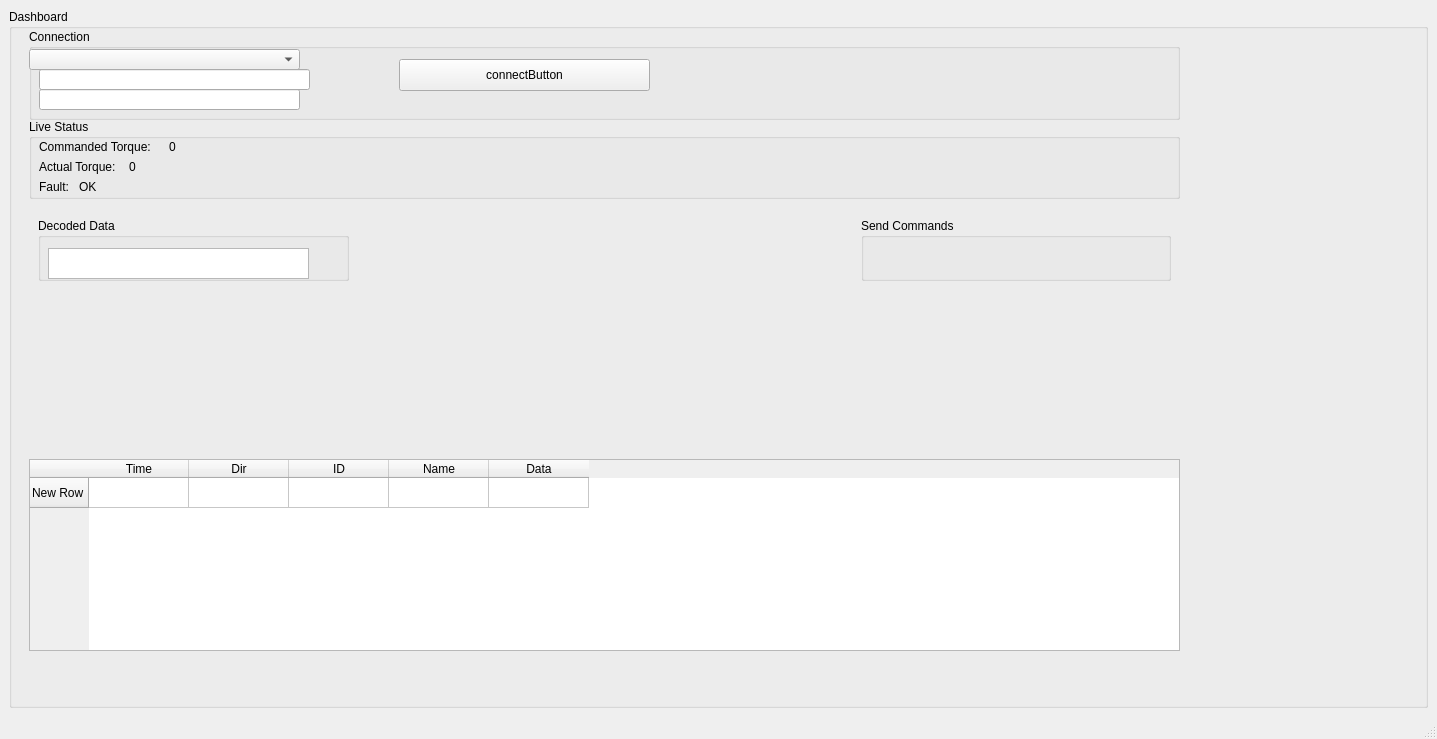
<?xml version="1.0" encoding="UTF-8"?>
<ui version="4.0">
 <class>MainWindow</class>
 <widget class="QMainWindow" name="MainWindow">
  <property name="geometry">
   <rect>
    <x>0</x>
    <y>0</y>
    <width>1437</width>
    <height>739</height>
   </rect>
  </property>
  <property name="windowTitle">
   <string>MainWindow</string>
  </property>
  <widget class="QWidget" name="centralwidget">
   <layout class="QVBoxLayout" name="verticalLayout_2">
    <item>
     <layout class="QVBoxLayout" name="verticalLayout">
      <item>
       <widget class="QGroupBox" name="groupbox">
        <property name="title">
         <string>Dashboard</string>
        </property>
        <widget class="QWidget" name="layoutWidget">
         <property name="geometry">
          <rect>
           <x>20</x>
           <y>200</y>
           <width>1151</width>
           <height>81</height>
          </rect>
         </property>
         <layout class="QHBoxLayout" name="horizontalLayout">
          <property name="leftMargin">
           <number>9</number>
          </property>
          <property name="topMargin">
           <number>9</number>
          </property>
          <property name="rightMargin">
           <number>9</number>
          </property>
          <property name="bottomMargin">
           <number>9</number>
          </property>
          <item>
           <widget class="QGroupBox" name="groupBox_3">
            <property name="minimumSize">
             <size>
              <width>250</width>
              <height>0</height>
             </size>
            </property>
            <property name="title">
             <string>Decoded Data</string>
            </property>
            <widget class="QTextEdit" name="detailsText">
             <property name="geometry">
              <rect>
               <x>10</x>
               <y>30</y>
               <width>261</width>
               <height>31</height>
              </rect>
             </property>
             <property name="styleSheet">
              <string notr="true"/>
             </property>
            </widget>
           </widget>
          </item>
          <item>
           <widget class="QWidget" name="graphWidget" native="true">
            <property name="minimumSize">
             <size>
              <width>500</width>
              <height>250</height>
             </size>
            </property>
            <widget class="QWidget" name="graphWidget_2" native="true">
             <property name="geometry">
              <rect>
               <x>30</x>
               <y>10</y>
               <width>371</width>
               <height>41</height>
              </rect>
             </property>
            </widget>
           </widget>
          </item>
          <item>
           <widget class="QGroupBox" name="groupBox_2">
            <property name="minimumSize">
             <size>
              <width>250</width>
              <height>0</height>
             </size>
            </property>
            <property name="title">
             <string>Send Commands</string>
            </property>
           </widget>
          </item>
         </layout>
         <zorder>groupBox_3</zorder>
         <zorder>groupBox_2</zorder>
         <zorder>graphWidget</zorder>
        </widget>
        <widget class="QGroupBox" name="groupBox">
         <property name="geometry">
          <rect>
           <x>20</x>
           <y>20</y>
           <width>1151</width>
           <height>91</height>
          </rect>
         </property>
         <property name="title">
          <string>Connection</string>
         </property>
         <widget class="QComboBox" name="backendComboBox">
          <property name="geometry">
           <rect>
            <x>0</x>
            <y>20</y>
            <width>271</width>
            <height>21</height>
           </rect>
          </property>
         </widget>
         <widget class="QLineEdit" name="channelInput">
          <property name="geometry">
           <rect>
            <x>10</x>
            <y>40</y>
            <width>271</width>
            <height>21</height>
           </rect>
          </property>
         </widget>
         <widget class="QLineEdit" name="lineEdit">
          <property name="geometry">
           <rect>
            <x>10</x>
            <y>60</y>
            <width>261</width>
            <height>21</height>
           </rect>
          </property>
         </widget>
         <widget class="QPushButton" name="pushButton">
          <property name="geometry">
           <rect>
            <x>370</x>
            <y>30</y>
            <width>251</width>
            <height>32</height>
           </rect>
          </property>
          <property name="text">
           <string>connectButton</string>
          </property>
         </widget>
        </widget>
        <widget class="QGroupBox" name="groupBox_4">
         <property name="geometry">
          <rect>
           <x>20</x>
           <y>110</y>
           <width>1151</width>
           <height>80</height>
          </rect>
         </property>
         <property name="title">
          <string>Live Status</string>
         </property>
         <widget class="QLabel" name="label">
          <property name="geometry">
           <rect>
            <x>10</x>
            <y>20</y>
            <width>141</width>
            <height>16</height>
           </rect>
          </property>
          <property name="text">
           <string>Commanded Torque:</string>
          </property>
         </widget>
         <widget class="QLabel" name="label_2">
          <property name="geometry">
           <rect>
            <x>10</x>
            <y>40</y>
            <width>531</width>
            <height>16</height>
           </rect>
          </property>
          <property name="text">
           <string>Actual Torque:</string>
          </property>
         </widget>
         <widget class="QLabel" name="label_3">
          <property name="geometry">
           <rect>
            <x>10</x>
            <y>60</y>
            <width>58</width>
            <height>16</height>
           </rect>
          </property>
          <property name="text">
           <string>Fault:</string>
          </property>
         </widget>
         <widget class="QLabel" name="label_4">
          <property name="geometry">
           <rect>
            <x>140</x>
            <y>20</y>
            <width>58</width>
            <height>16</height>
           </rect>
          </property>
          <property name="text">
           <string>0</string>
          </property>
         </widget>
         <widget class="QLabel" name="label_5">
          <property name="geometry">
           <rect>
            <x>100</x>
            <y>40</y>
            <width>58</width>
            <height>16</height>
           </rect>
          </property>
          <property name="text">
           <string>0</string>
          </property>
         </widget>
         <widget class="QLabel" name="label_6">
          <property name="geometry">
           <rect>
            <x>50</x>
            <y>60</y>
            <width>58</width>
            <height>16</height>
           </rect>
          </property>
          <property name="text">
           <string>OK</string>
          </property>
         </widget>
        </widget>
        <widget class="QTableWidget" name="logTable">
         <property name="geometry">
          <rect>
           <x>20</x>
           <y>450</y>
           <width>1151</width>
           <height>192</height>
          </rect>
         </property>
         <property name="editTriggers">
          <set>QAbstractItemView::EditTrigger::NoEditTriggers</set>
         </property>
         <property name="alternatingRowColors">
          <bool>true</bool>
         </property>
         <property name="selectionBehavior">
          <enum>QAbstractItemView::SelectionBehavior::SelectRows</enum>
         </property>
         <row>
          <property name="text">
           <string>New Row</string>
          </property>
         </row>
         <column>
          <property name="text">
           <string>Time</string>
          </property>
         </column>
         <column>
          <property name="text">
           <string>Dir</string>
          </property>
         </column>
         <column>
          <property name="text">
           <string>ID</string>
          </property>
         </column>
         <column>
          <property name="text">
           <string>Name</string>
          </property>
         </column>
         <column>
          <property name="text">
           <string>Data</string>
          </property>
         </column>
        </widget>
       </widget>
      </item>
     </layout>
    </item>
   </layout>
  </widget>
  <widget class="QMenuBar" name="menubar">
   <property name="geometry">
    <rect>
     <x>0</x>
     <y>0</y>
     <width>1437</width>
     <height>37</height>
    </rect>
   </property>
  </widget>
  <widget class="QStatusBar" name="statusBar"/>
 </widget>
 <tabstops>
  <tabstop>logTable</tabstop>
 </tabstops>
 <resources/>
 <connections/>
</ui>
